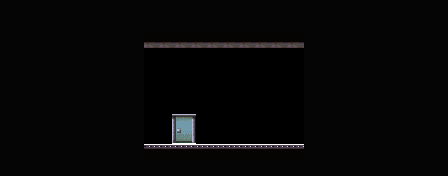

Below is a game level as drawn by its tile map, then a one-line description and the .tmx that defines it (tile-layer data replaced by summaries):
An orthogonal 28x11 tile map with 16x16 px tiles, 4 tile layers (Back, BackDoor, Passability, Fore), 1 hidden layer not drawn, 2 tilesets and 2 objects (Door, Target).

<map version="1.2" tiledversion="1.3.1" orientation="orthogonal" renderorder="right-down" compressionlevel="0" width="28" height="11" tilewidth="16" tileheight="16" infinite="0" nextlayerid="7" nextobjectid="4">
 <editorsettings>
  <export target="Interior01..tmx" format="tmx" />
 </editorsettings>
 <tileset firstgid="1" source="../Tilesets/general.tsx" />
 <tileset firstgid="81" source="../Tilesets/Editor.tsx" />
 <layer id="1" name="Back" width="28" height="11">
  <data>[308 cells, 248 non-empty, 3 distinct tile ids]</data>
 </layer>
 <layer id="5" name="Wall" width="28" height="11" visible="0">
  <data>[308 cells, 60 non-empty, 1 distinct tile ids]</data>
 </layer>
 <layer id="6" name="BackDoor" width="28" height="11">
  <data>[308 cells, 6 non-empty, 6 distinct tile ids]</data>
 </layer>
 <layer id="3" name="Passability" width="28" height="11" opacity="0">
  <data>[308 cells, 2 non-empty, 1 distinct tile ids]</data>
 </layer>
 <objectgroup id="4" name="Object Layer 1">
  <object id="1" type="Door" x="176" y="112" width="16" height="16">
   <properties>
    <property name="onCollide" value="teleport('Warehouse/InteriorHall', 'interior04')" />
    <property name="passable" value="IMPASSABLE" />
   </properties>
  </object>
  <object id="2" name="entry" type="Target" x="176" y="128" width="16" height="16" />
 </objectgroup>
 <layer id="2" name="Fore" width="28" height="11" opacity="0.5">
  <data>[308 cells, 0 non-empty, 0 distinct tile ids]</data>
 </layer>
</map>
